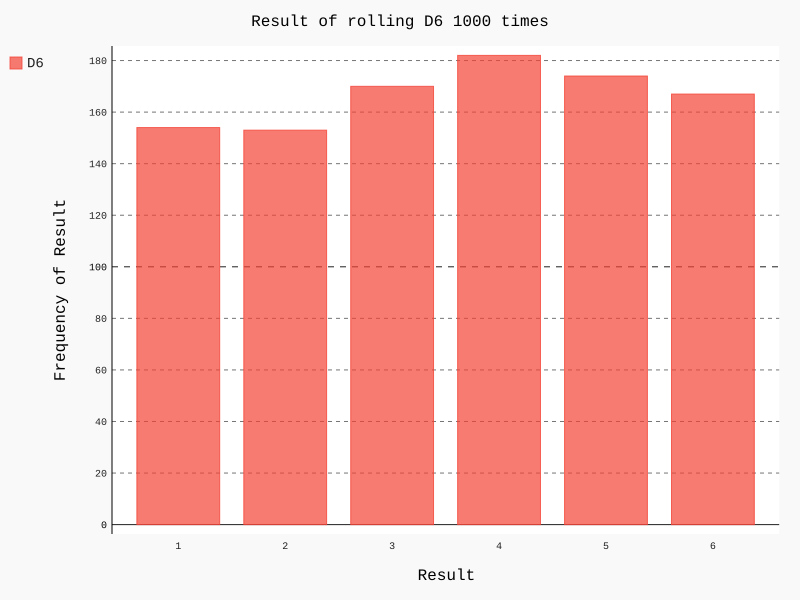

This chart was generated by the following Python code:
from die import Die
import pygal

die = Die()

results = []

for roll_num in range(1000):
	result = die.roll()
	results.append(result)
	
#analyse the result
frequencies = []

for value in range(1, die.num_sides+1):
	frequency = results.count(value)
	frequencies.append(frequency)
	
#print(frequencies)
#try to show the result in grafic

hist = pygal.Bar()

hist.title = "Result of rolling D6 1000 times"
hist.x_labels = ['1', '2', '3', '4', '5', '6']
hist.x_title = "Result"
hist.y_title = "Frequency of Result"

hist.add('D6', frequencies)
hist.render_to_file('die_visual.svg')
